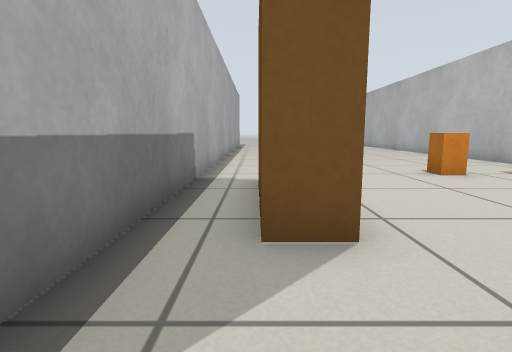
view 1 (above)

14 first-person views from a walk through a world built for the Gazebo simulator. The camera is 0.5 m above the floor, tilts 8° down and sees 80° across. The floor is counted in squares, 0.5 m on a side. Each view is taken from the middle of a square. On the plan, view 1 faces up. The plan holds only what a view shows up to about 12 squares ahead; the rest is blank.

view 2
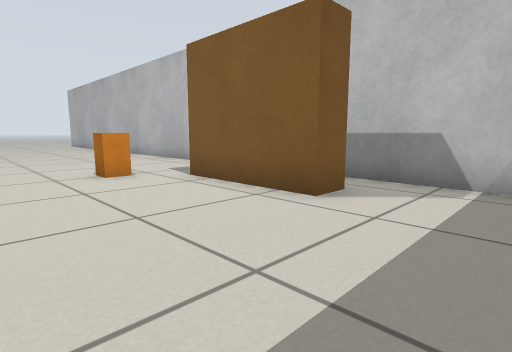

view 3
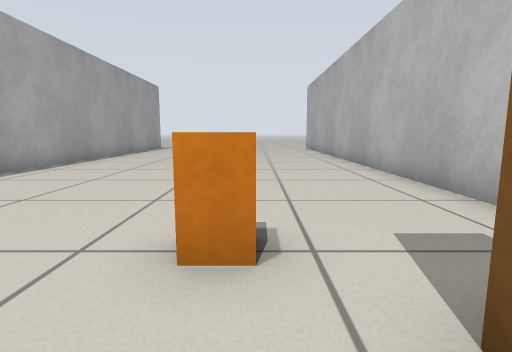

view 4
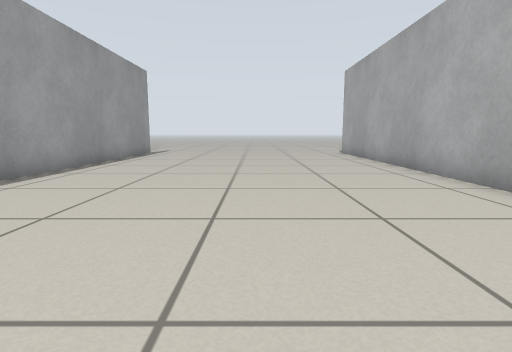

view 5
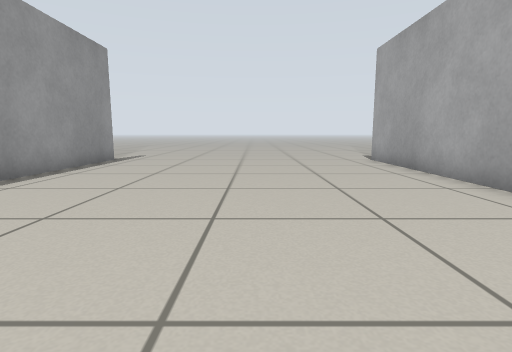

view 6
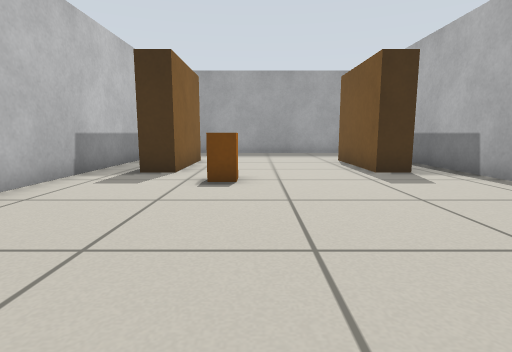

view 7
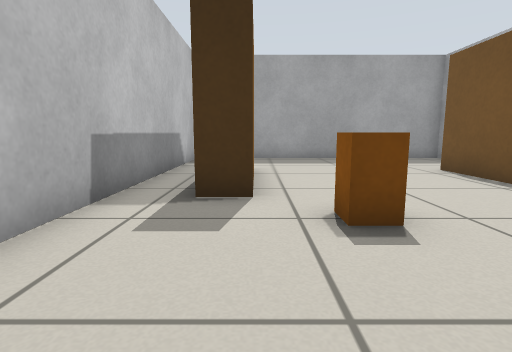

view 8
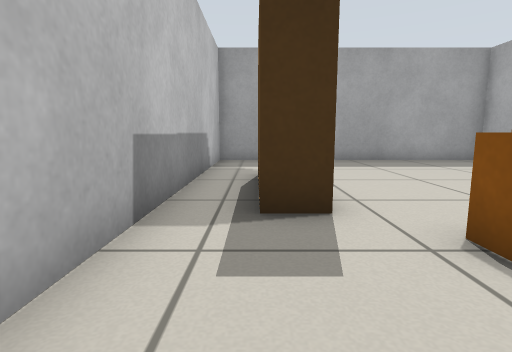

view 9
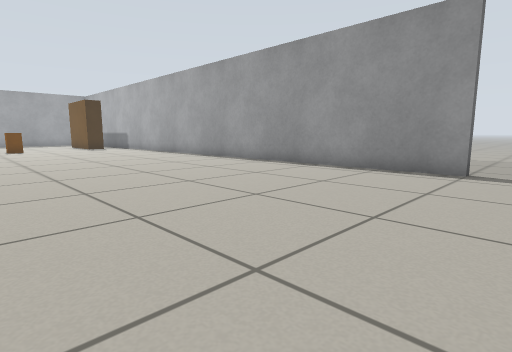

view 10
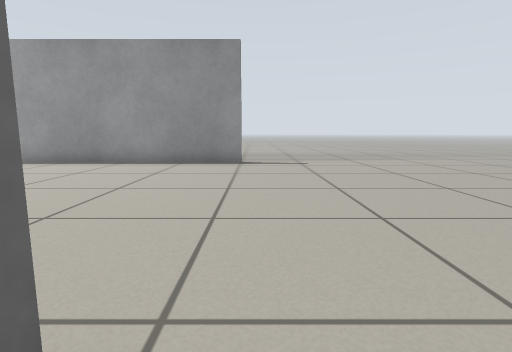

view 11
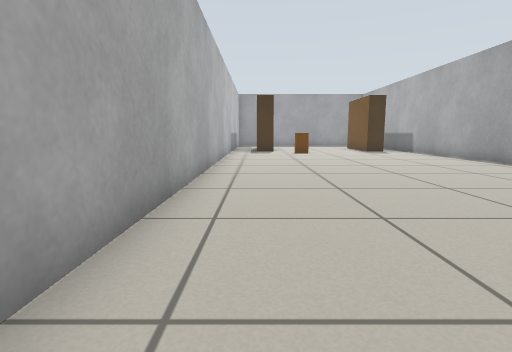

view 12
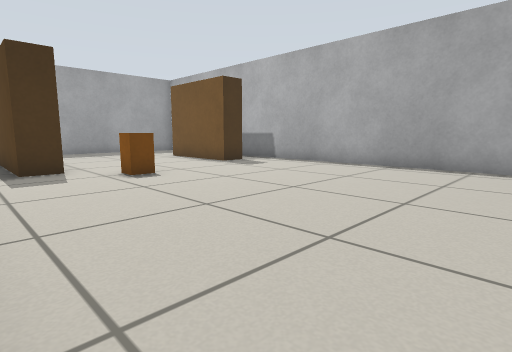

view 13
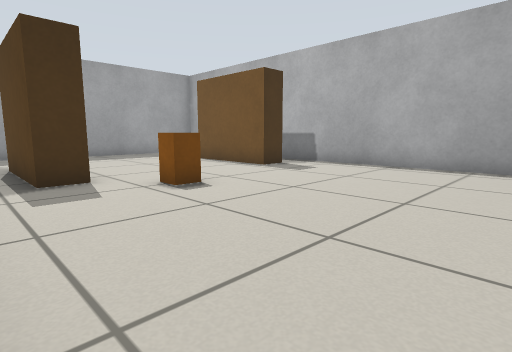

view 14
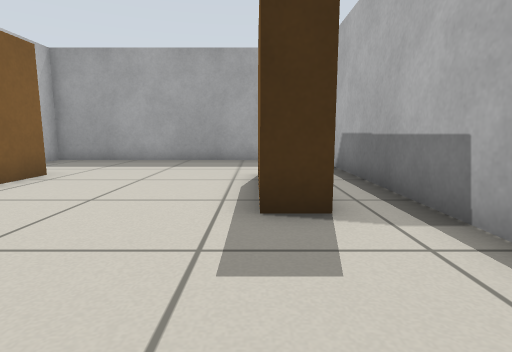

### Floor plan
Key: @ floor where view 1 was taken; # wall or solid block; . floor; B orange box; T thing the floor can be seen under or through.
Columns run from 3 left of view 1 to 9 right of it. Each row starts with its distance up from view 1.
 27 ............
 26 .............
 25 ..#.........#
 24   #.........#
 23   #.........#
 22   #.........#
 21   #.........#
 20   #.........#
 19   #.........#
 18   #.........#
 17   #.........#
 16   #.........#
 15   #.........#
 14   #.........#
 13   #.........#
 12   #.........#
 11   #.........#
 10   #.........#
  9   #.........#
  8   #.....B...#
  7   #.....B...#
  6   #TT....##.#
  5   #TT....##.#
  4   #TT....##.#
  3   #TT....##.#
  2   #.........#
  1   #.........#
  0   #@........#
 -1   ###########

Where each view was taken, in squares from view 1:
view 1: 0 up, 0 right, facing up
view 2: 0 up, 2 right, facing up-right
view 3: 5 up, 5 right, facing up
view 4: 10 up, 4 right, facing up
view 5: 14 up, 4 right, facing up
view 6: 14 up, 4 right, facing down
view 7: 11 up, 6 right, facing down
view 8: 10 up, 7 right, facing down
view 9: 27 up, 7 right, facing down-left
view 10: 26 up, 9 right, facing left
view 11: 23 up, 7 right, facing down
view 12: 15 up, 8 right, facing down-left
view 13: 13 up, 8 right, facing down-left
view 14: 10 up, 1 right, facing down
